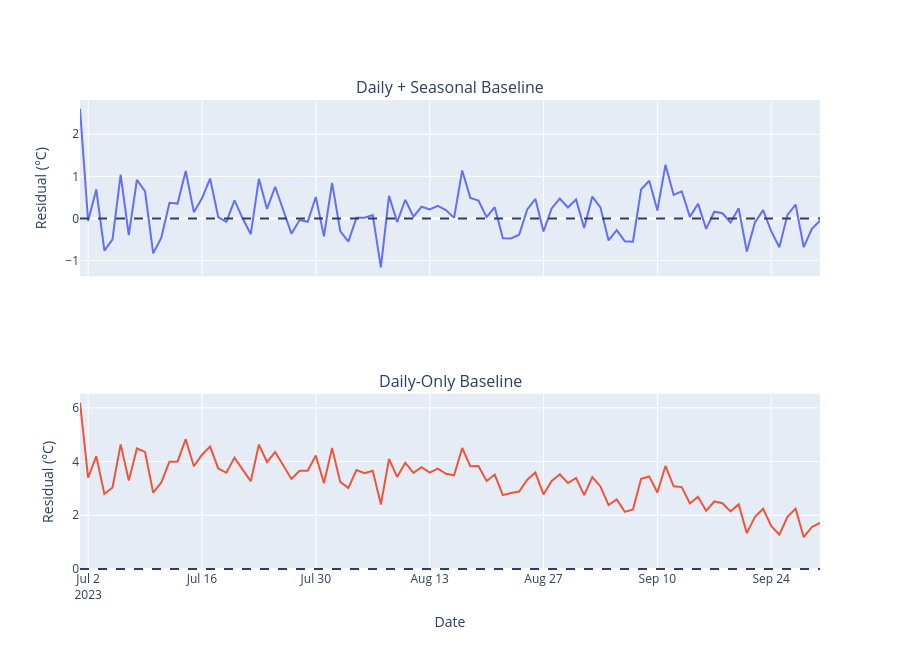

Notebook source saved alongside this figure:
### Code cell
fig = make_subplots(
    rows=2,
    cols=1,
    shared_xaxes=True,
    subplot_titles=[
        "Daily + Seasonal Baseline",
        "Daily-Only Baseline",
    ],
)

fig.add_trace(
    go.Scatter(
        x=baseline_comparison["timestamp"],
        y=baseline_comparison["seasonal_daily_residual_c"],
        name="Daily + seasonal",
    ),
    row=1,
    col=1,
)

fig.add_trace(
    go.Scatter(
        x=baseline_comparison["timestamp"],
        y=baseline_comparison["daily_only_residual_c"],
        name="Daily only",
    ),
    row=2,
    col=1,
)

fig.add_hline(y=0, line_dash="dash", row=1, col=1)
fig.add_hline(y=0, line_dash="dash", row=2, col=1)
fig.update_yaxes(title_text="Residual (°C)", row=1, col=1)
fig.update_yaxes(title_text="Residual (°C)", row=2, col=1)
fig.update_xaxes(title_text="Date", row=2, col=1)
fig.update_layout(height=650, showlegend=False)
fig.show()
